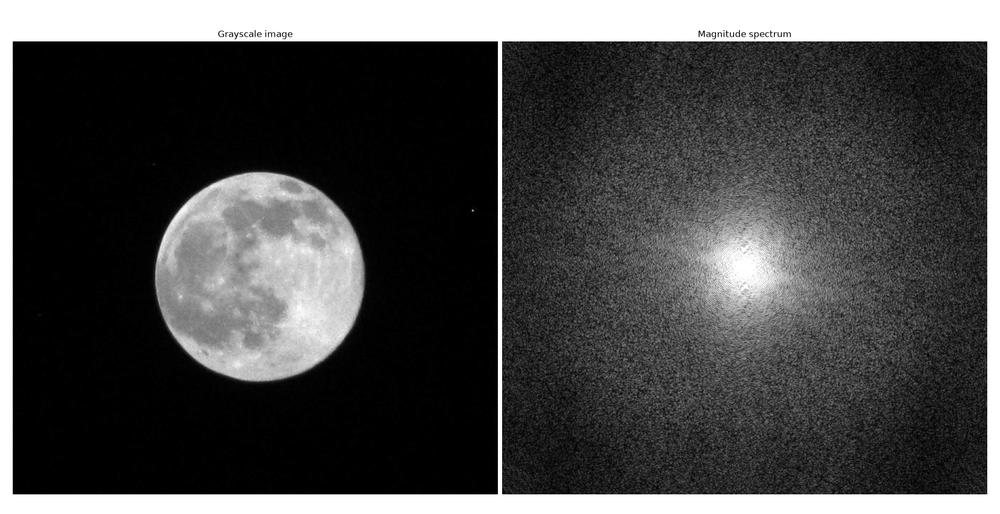
#> input picture src/dft/dft.png, 1000 x 514 px, shrunk from 1884 x 968 before the run
$ python dft.py dft.png
#> lines starting #> are read from the running program, lines starting #| are printed output that depends on the picture

import sys

import numpy as np
from PIL import Image
import matplotlib.pyplot as plt


def load_gray_image(path):
    image = Image.open(path).convert("L")
    return np.array(image, dtype=float)


def dft_matrix(n):
    k = np.arange(n).reshape(n, 1)  # 0, 1, 2, ... as a column
    m = np.arange(n).reshape(1, n)  # 0, 1, 2, ... as a row

    return np.exp(-2j * np.pi * k * m / n)


def calculate_dft(pixels):
    rows, columns = pixels.shape
    scale = np.sqrt(rows * columns)

    # matrix multiplication
    return dft_matrix(rows) @ pixels @ dft_matrix(columns) / scale


def magnitude_spectrum(dft):
    magnitude = np.abs(dft)
    centered = np.fft.fftshift(magnitude)

    return np.log(1 + centered) # log scaling


def show_dft(pixels, spectrum):
    figure, (image_axis, spectrum_axis) = plt.subplots(1, 2, figsize=(12, 5))

    image_axis.imshow(pixels, cmap="gray", vmin=0, vmax=255)
    image_axis.set_title("Grayscale image")
    image_axis.axis("off")

    low, high = np.percentile(spectrum, [1, 99.5])
    spectrum_axis.imshow(spectrum, cmap="gray", vmin=low, vmax=high)

    spectrum_axis.set_title("Magnitude spectrum")
    spectrum_axis.axis("off")

    plt.tight_layout()
    plt.show()


def main():
    if len(sys.argv) != 2:
        print("Usage: python dft.py <image_path>")
        sys.exit(1)

    pixels = load_gray_image(sys.argv[1])
    dft = calculate_dft(pixels)

    height, width = pixels.shape
#> height = 514; width = 1000
    show_dft(pixels, magnitude_spectrum(dft))
#> in magnitude_spectrum, `return np.log(1 + centered)`:
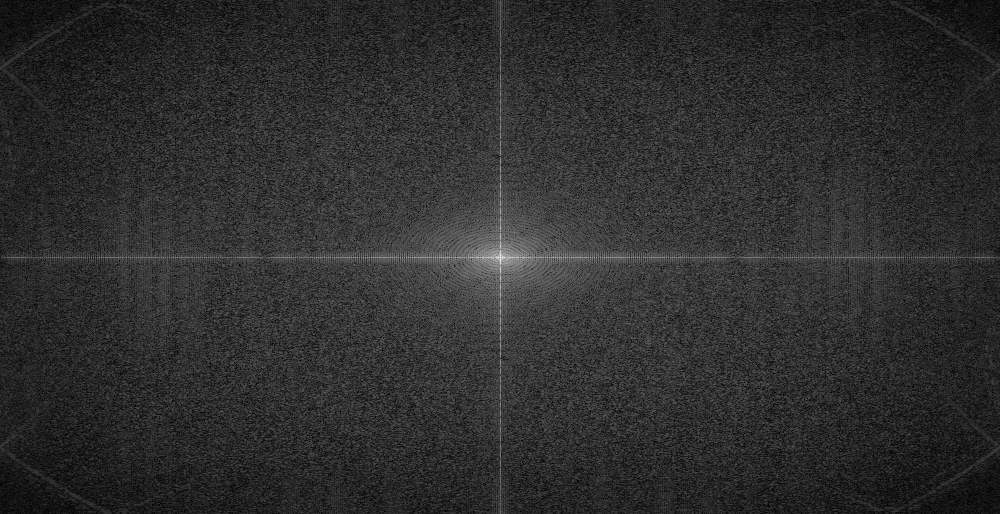
#> returned value: shape (514, 1000) float64; min 0.0155, max 10.87, mean 2; drawn with min black and max white
#> in show_dft, `low, high = np.percentile(spectrum, [1, 99.5])`: low = 0.389; high = 4.86
#> in show_dft, `plt.show()`:
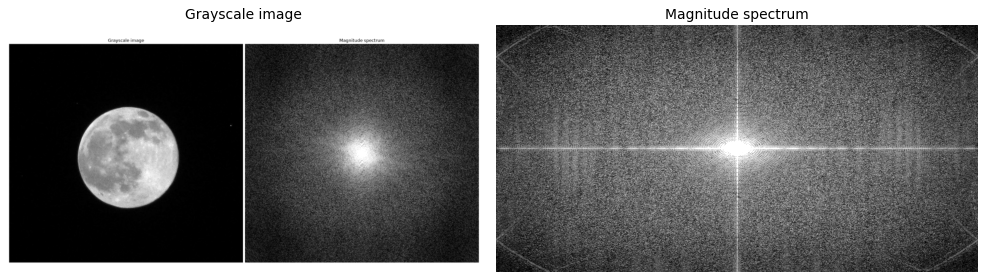
#> figure drawn by matplotlib, 2 panels


if __name__ == "__main__":
    main()
